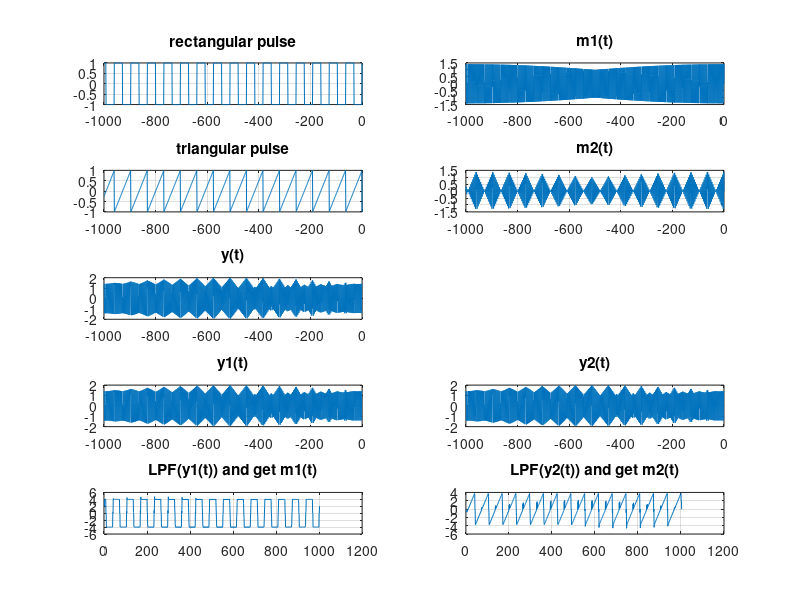
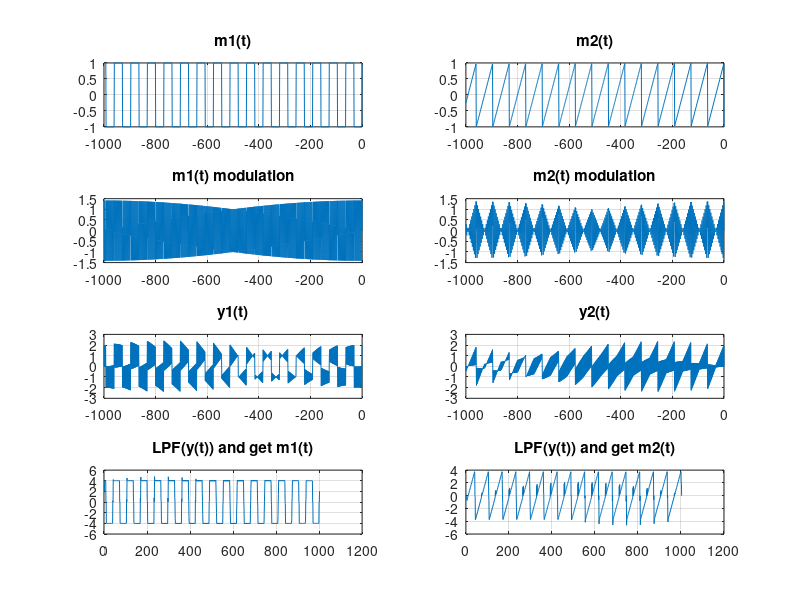

These charts were generated, in order, by the following MATLAB code:
% HW2
close all; clear all; clc
%%
% 1.Implement a complex modulation system with real operations.
% (Let I-branch transmit a rectangular pulse and Q-branch a triangular pulse).
% refer to page.5
%%
%   Parameter
figure (1);
t = linspace(-1000, 0 ,1000);       %%  time
fs = 1/64;                          %%  x(t) frequency
fc = 1/4;                           %%  carrier frequency
carr_i = sqrt(2)*cos(2*pi*fc*t);    %%  carrier wave
carr_q = -sqrt(2)*sin(2*pi*fc*t);   %%  carrier wave
LPF=ones(1,4);                      %%  Low pass filter

%   I-branch:a rectangular pulse
m1 = square(2*pi*fs*t).*carr_i;
subplot(5,2,1);
plot(t,square(2*pi*fs*t));  title('rectangular pulse');  grid on;
subplot(5,2,2);
plot(t,m1);  title('m1(t)');  grid on;

%   Q-branch:a triangular pulse
m2 = sawtooth(2*pi*fs*t).*carr_q;
subplot(5,2,3);
plot(t,sawtooth(2*pi*fs*t));  title('triangular pulse');  grid on;
subplot(5,2,4);
plot(t,m2);  title('m2(t)');  grid on;

%   add m1, m2
yt=m1+m2;
subplot(5,2,5);
plot(t,yt);  title('y(t)');  grid on;

%   h()

%   y1
y1=yt.*carr_i;
subplot(5,2,7);
plot(t,yt);  title('y1(t)');  grid on;

%   y2
y2=yt.*carr_q;
subplot(5,2,8);
plot(t,yt);  title('y2(t)');  grid on;

%%Low pass filter
z1=conv(y1,LPF);
subplot(5,2,9);
plot(z1); title('LPF(y1(t)) and get m1(t)');   grid on;

%%Low pass filter
z2=conv(y2,LPF);
subplot(5,2,10);
plot(z2); title('LPF(y2(t)) and get m2(t)');   grid on;

%%
clear all
clc
%%
% 2.Implement a complex modulation system with complex operations.
% refer to page.7
%%
%   Parameter
figure (2);
t = linspace(-1000, 0 ,1000);       %%  time
fs = 1/64;                          %%  x(t) frequency
fc = 1/4;                           %%  carrier frequency
carr_i = sqrt(2)*cos(2*pi*fc*t);    %%  carrier wave
carr_q = -sqrt(2)*sin(2*pi*fc*t);   %%  carrier wave
LPF=ones(1,4);                      %%  Low pass filter

% Define signals m1(t) and m2(t)
m1 = square(2*pi*fs*t).*carr_i;
m2 = sawtooth(2*pi*fs*t).*carr_q;
subplot(4,2,1);
plot(t,square(2*pi*fs*t));  title('m1(t)');  grid on;
subplot(4,2,2);
plot(t,sawtooth(2*pi*fs*t));  title('m2(t)');  grid on;
subplot(4,2,3);
plot(t,m1);  title('m1(t) modulation');  grid on;
subplot(4,2,4);
plot(t,imag(1i*m2));  title('m2(t) modulation');  grid on;

% Convert to real   x(t)=Re{m1(t)+jm2(2)}
xt = real(m1) + imag(1i*m2);              % using "1i" instead of "j" to represent imaginary unit
yt=xt;

% y1(t),y2(t)
yt2=(yt.*carr_i) + 1i*(yt.*carr_q);
subplot(4,2,5);
plot(t,real(yt2));  title('y1(t)');  grid on;
subplot(4,2,6);
plot(t,imag(yt2));  title('y2(t)');  grid on;

%%Low pass filter
z1=conv(yt2,LPF);
subplot(4,2,7);
plot(real(z1)); title('LPF(y(t)) and get m1(t)');   grid on;
subplot(4,2,8);
plot(imag(z1)); title('LPF(y(t)) and get m2(t)');   grid on;


